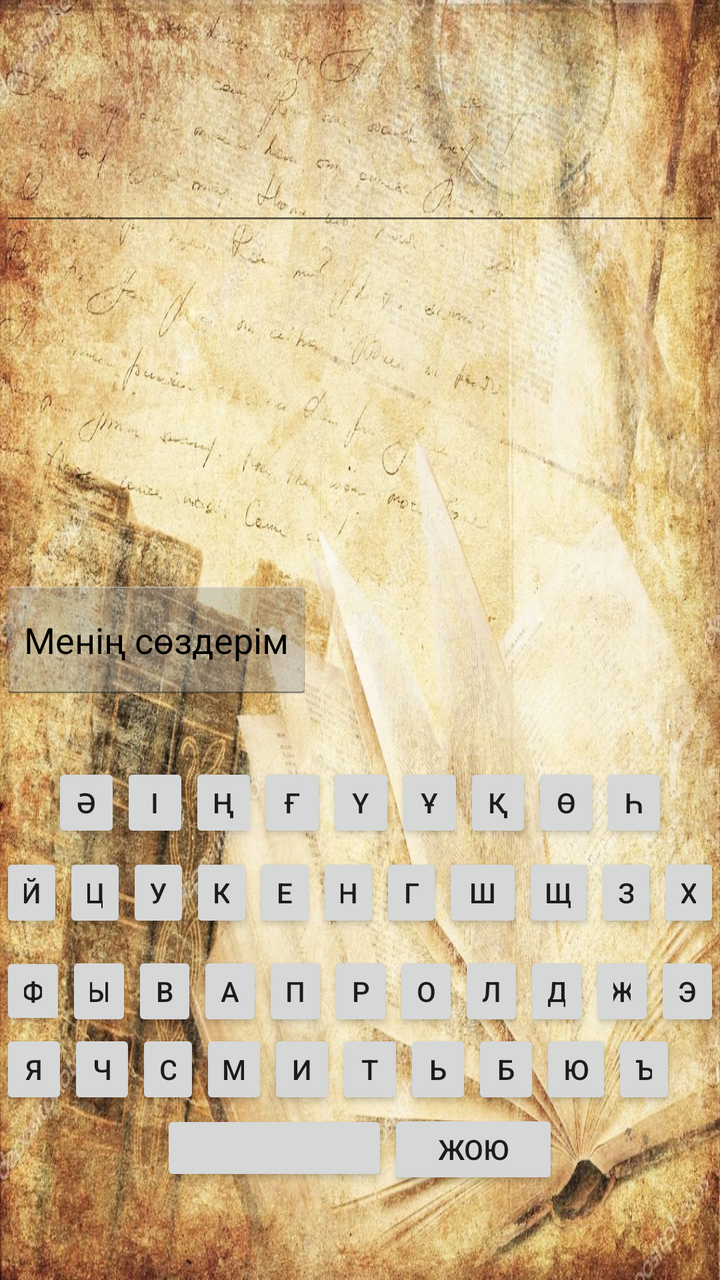
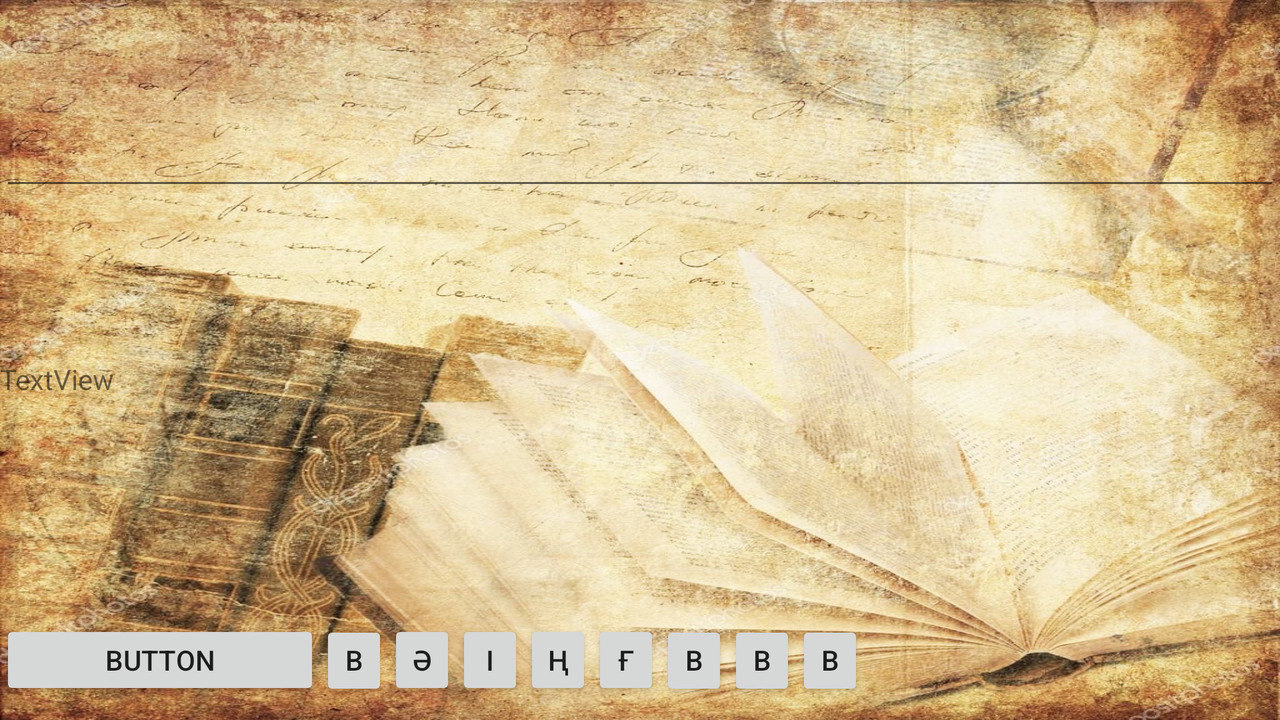

Compare how this app lays out the same screen by default and in its alternative resource folder. The renders come first, then the two layout files and the values they reference.
<!-- AndroidManifest.xml: application theme AppTheme -->
<!-- res/layout/content_main.xml -->
<?xml version="1.0" encoding="utf-8"?>

<FrameLayout xmlns:android="http://schemas.android.com/apk/res/android"
    xmlns:app="http://schemas.android.com/apk/res-auto"
    xmlns:tools="http://schemas.android.com/tools"
    android:id="@+id/linerLayot"
    android:layout_width="wrap_content"
    android:layout_height="wrap_content"
    android:background="@drawable/fon"
    android:orientation="vertical"
    android:visibility="visible"
    android:weightSum="1"
    app:layout_behavior="@string/appbar_scrolling_view_behavior"
    app:layout_collapseMode="parallax"
    app:layout_collapseParallaxMultiplier="1.0"
    app:layout_scrollFlags="scroll|enterAlways"
    tools:context=".MainActivity"
    tools:showIn="@layout/app_bar_main"
    >

    <LinearLayout
        android:layout_width="wrap_content"
        android:layout_height="wrap_content"
        android:background="@drawable/fon"
        android:orientation="vertical"
        android:visibility="visible"
        android:weightSum="1">

        <LinearLayout
            android:id="@+id/linerlayout1"
            android:layout_width="match_parent"
            android:layout_height="5dp"
            android:layout_gravity="center_vertical|center_horizontal|center"
            android:layout_weight="0.36"
            android:orientation="horizontal">

            <EditText
                android:id="@+id/editText8"
                style="@style/AppTheme.NoActionBar"
                android:layout_width="wrap_content"
                android:layout_height="match_parent"
                android:layout_gravity="center_horizontal"
                android:ems="10"
                android:foregroundGravity="center_horizontal"
                android:inputType="text"
                android:selectAllOnFocus="false"
                android:text=""
                android:textSize="34dp"
                android:textStyle="bold"

                />

        </LinearLayout>

        <LinearLayout
            android:id="@+id/linerLayout2"
            android:layout_width="match_parent"
            android:layout_height="59dp"
            android:orientation="horizontal"
            android:layout_weight="0.36">

            <TextView
                android:id="@+id/textView8"
                android:layout_width="wrap_content"
                android:layout_height="110dp"
                android:layout_weight="1"
                android:text=""
                android:textSize="32sp"
                android:textStyle="bold" />

        </LinearLayout>

        <LinearLayout
            android:id="@+id/linerLayout3"
            android:layout_width="match_parent"
            android:layout_height="61dp"
            android:orientation="horizontal"
            android:layout_weight="0.10">

            <Button
                android:id="@+id/buttonAddToDict"
                style="@android:style/Widget.Holo.Light.Button"
                android:layout_width="wrap_content"
                android:layout_height="61dp"
                android:onClick="addToDictButtonOnClickListener"
                android:text="Менің сөздерім"
                tools:clickable="true" />
        </LinearLayout>

        <LinearLayout
            android:id="@+id/linerLayout4"
            android:layout_width="308dp"
            android:layout_height="45dp"
            android:layout_gravity="center_horizontal"
            android:orientation="horizontal">

            <Button
                android:id="@+id/button19"
                android:layout_width="75dp"
                android:layout_height="40dp"
                android:layout_weight="1"
                android:text="Ә" />

            <Button
                android:id="@+id/button18"
                android:layout_width="75dp"
                android:layout_height="40dp"
                android:layout_weight="1"
                android:text="І" />

            <Button
                android:id="@+id/button78"
                android:layout_width="75dp"
                android:layout_height="40dp"
                android:layout_weight="1"
                android:text="Ң" />

            <Button
                android:id="@+id/button17"
                android:layout_width="75dp"
                android:layout_height="40dp"
                android:layout_weight="1"
                android:text="Ғ" />

            <Button
                android:id="@+id/button16"
                android:layout_width="75dp"
                android:layout_height="40dp"
                android:layout_weight="1"
                android:text="Ү" />

            <Button
                android:id="@+id/button14"
                android:layout_width="75dp"
                android:layout_height="40dp"
                android:layout_weight="1"
                android:text="Ұ" />

            <Button
                android:id="@+id/button13"
                android:layout_width="75dp"
                android:layout_height="40dp"
                android:layout_weight="1"
                android:text="Қ" />

            <Button
                android:id="@+id/button12"
                android:layout_width="75dp"
                android:layout_height="40dp"
                android:layout_weight="1"
                android:text="Ө" />

            <Button
                android:id="@+id/button11"
                android:layout_width="75dp"
                android:layout_height="40dp"
                android:layout_weight="1"
                android:text="Һ" />
        </LinearLayout>

        <LinearLayout
            android:id="@+id/linerLayout5"
            android:layout_width="wrap_content"
            android:layout_height="match_parent"
            android:layout_weight="0.03"
            android:orientation="horizontal">


            <Button
                android:id="@+id/button38"
                android:layout_width="90dp"
                android:layout_height="40dp"
                android:layout_weight="1"
                android:text="Й" />

            <Button
                android:id="@+id/button37"
                android:layout_width="90dp"
                android:layout_height="40dp"
                android:layout_weight="1"
                android:text="Ц" />

            <Button
                android:id="@+id/button35"
                android:layout_width="90dp"
                android:layout_height="40dp"
                android:layout_weight="1"
                android:text="У" />

            <Button
                android:id="@+id/button34"
                android:layout_width="90dp"
                android:layout_height="40dp"
                android:layout_weight="1"
                android:text="К" />

            <Button
                android:id="@+id/button33"
                android:layout_width="90dp"
                android:layout_height="40dp"
                android:layout_weight="1"
                android:text="Е" />

            <Button
                android:id="@+id/button25"
                android:layout_width="90dp"
                android:layout_height="40dp"
                android:layout_weight="1"
                android:text="Н" />

            <Button
                android:id="@+id/button24"
                android:layout_width="90dp"
                android:layout_height="40dp"
                android:layout_weight="1"
                android:text="Г" />

            <Button
                android:id="@+id/button23"
                android:layout_width="40dp"
                android:layout_height="40dp"
                android:text="Ш" />

            <Button
                android:id="@+id/button22"
                android:layout_width="36dp"
                android:layout_height="40dp"
                android:text="Щ" />

            <Button
                android:id="@+id/button21"
                android:layout_width="90dp"
                android:layout_height="40dp"
                android:layout_weight="1"
                android:text="З" />

            <Button
                android:id="@+id/button20"
                android:layout_width="90dp"
                android:layout_height="40dp"
                android:layout_weight="1"
                android:text="Х" />
        </LinearLayout>

        <LinearLayout
            android:id="@+id/linerLayout6"
            android:layout_width="match_parent"
            android:layout_height="39dp"
            android:orientation="horizontal">

            <Button
                android:id="@+id/button51"
                android:layout_width="90dp"
                android:layout_height="wrap_content"
                android:layout_weight="1"
                android:text="Ф" />

            <Button
                android:id="@+id/button50"
                android:layout_width="90dp"
                android:layout_height="40dp"
                android:layout_weight="1"
                android:text="Ы" />

            <Button
                android:id="@+id/button49"
                android:layout_width="90dp"
                android:layout_height="40dp"
                android:layout_weight="1"
                android:text="В" />

            <Button
                android:id="@+id/button48"
                android:layout_width="90dp"
                android:layout_height="40dp"
                android:layout_weight="1"
                android:text="А" />

            <Button
                android:id="@+id/button47"
                android:layout_width="90dp"
                android:layout_height="40dp"
                android:layout_weight="1"
                android:text="П" />

            <Button
                android:id="@+id/button46"
                android:layout_width="90dp"
                android:layout_height="40dp"
                android:layout_weight="1"
                android:text="Р" />

            <Button
                android:id="@+id/button45"
                android:layout_width="90dp"
                android:layout_height="40dp"
                android:layout_weight="1"
                android:text="О" />

            <Button
                android:id="@+id/button44"
                android:layout_width="90dp"
                android:layout_height="40dp"
                android:layout_weight="1"
                android:text="Л" />

            <Button
                android:id="@+id/button43"
                android:layout_width="90dp"
                android:layout_height="40dp"
                android:layout_weight="1"
                android:text="Д" />

            <Button
                android:id="@+id/button42"
                android:layout_width="90dp"
                android:layout_height="40dp"
                android:layout_weight="1"
                android:text="Ж" />

            <Button
                android:id="@+id/button41"
                android:layout_width="90dp"
                android:layout_height="40dp"
                android:layout_weight="1"
                android:text="Э" />
        </LinearLayout>

        <LinearLayout
            android:id="@+id/linerLayout7"
            android:layout_width="match_parent"
            android:layout_height="40dp"
            android:layout_gravity="center_horizontal"
            android:orientation="horizontal"
            android:weightSum="1">

            <Button
                android:id="@+id/button74"
                android:layout_width="34dp"
                android:layout_height="40dp"
                android:text="Я" />

            <Button
                android:id="@+id/button73"
                android:layout_width="34dp"
                android:layout_height="40dp"
                android:text="Ч" />

            <Button
                android:id="@+id/button72"
                android:layout_width="32dp"
                android:layout_height="40dp"
                android:text="С" />

            <Button
                android:id="@+id/button71"
                android:layout_width="34dp"
                android:layout_height="40dp"
                android:text="М" />

            <Button
                android:id="@+id/button70"
                android:layout_width="34dp"
                android:layout_height="40dp"
                android:text="И" />

            <Button
                android:id="@+id/button69"
                android:layout_width="34dp"
                android:layout_height="40dp"
                android:text="Т" />

            <Button
                android:id="@+id/button68"
                android:layout_width="34dp"
                android:layout_height="40dp"
                android:text="Ь" />

            <Button
                android:id="@+id/button67"
                android:layout_width="34dp"
                android:layout_height="40dp"
                android:text="Б" />

            <Button
                android:id="@+id/button66"
                android:layout_width="36dp"
                android:layout_height="40dp"
                android:text="Ю" />

            <Button
                android:id="@+id/button2"
                android:layout_width="28dp"
                android:layout_height="40dp"
                android:layout_weight="0.16"
                android:text="Ъ" />
        </LinearLayout>

        <LinearLayout
            android:id="@+id/linerLayout8"
            android:layout_width="199dp"
            android:layout_height="38dp"
            android:layout_gravity="center_horizontal"
            android:orientation="horizontal">

            <Button
                android:id="@+id/button76"
                android:layout_width="wrap_content"
                android:layout_height="wrap_content"
                android:layout_weight="0.32"
                android:text=" " />

            <Button
                android:id="@+id/button75"
                android:layout_width="29dp"
                android:layout_height="40dp"
                android:layout_weight="0.69"
                android:onClick="backSpaceButtonOnClickListener"
                android:text="ЖОЮ"
                tools:clickable="true" />
        </LinearLayout>


    </LinearLayout>


</FrameLayout>
<!-- resources referenced by this layout -->
<resources>
  <!-- drawable fon: jpg bitmap (drawable, 381510 bytes) -->
  <style name="AppTheme.NoActionBar">
          <item name="windowActionBar">false</item>
          <item name="windowNoTitle">true</item>
          <item name="android:textColor">#000000</item>
      </style>
  <style name="AppTheme" parent="Theme.AppCompat.Light.DarkActionBar">
          
          <item name="colorPrimary">@color/colorPrimary</item>
          <item name="colorPrimaryDark">@color/colorPrimaryDark</item>
          <item name="colorAccent">@color/colorAccent</item>
      </style>
  <color name="colorPrimary">#388E3C</color>
  <color name="colorPrimaryDark">#388E3C</color>
  <color name="colorAccent">#388E3C</color>
</resources>
<!-- res/layout-land/content_main.xml (the repository's variant of the layout above) -->
<!-- drawn on the phone turned sideways -->
<?xml version="1.0" encoding="utf-8"?>
<LinearLayout xmlns:android="http://schemas.android.com/apk/res/android"
    xmlns:app="http://schemas.android.com/apk/res-auto"
    xmlns:tools="http://schemas.android.com/tools"
    android:id="@+id/linerLayot1"
    android:layout_width="match_parent"
    android:layout_height="wrap_content"
    android:background="@drawable/fon"
    android:orientation="horizontal"
    android:visibility="visible"
    app:layout_behavior="@string/appbar_scrolling_view_behavior"
    app:layout_scrollFlags="enterAlways"
    tools:context=".MainActivity"
    tools:showIn="@layout/app_bar_main">

    <TableLayout
        android:layout_width="match_parent"
        android:layout_height="wrap_content"
        android:orientation="horizontal"
        android:visibility="visible">

        <TableRow
            android:id="@+id/tablelayot1"
            android:layout_width="match_parent"
            android:layout_height="match_parent">

            <EditText
                android:id="@+id/editText"
                android:layout_width="@dimen/nav_header_height"
                android:layout_height="100dp"
                android:layout_weight="1"
                android:ems="10"
                android:inputType="textPersonName"
                android:visibility="visible" />
        </TableRow>

        <TableRow
            android:id="@+id/tablelayot"
            android:layout_width="match_parent"
            android:layout_height="match_parent"
            android:duplicateParentState="false"
            android:orientation="horizontal"
            android:visibility="visible">

            <TextView
                android:id="@+id/textView3"
                android:layout_width="160dp"
                android:layout_height="80dp"
                android:text="                                                                                 "
                android:textAppearance="@style/TextAppearance.AppCompat.Body1" />
        </TableRow>

        <TableRow
            android:id="@+id/tablelayot3"
            android:layout_width="match_parent"
            android:layout_height="140dp">

            <TextView
                android:id="@+id/textView4"
                android:layout_width="wrap_content"
                android:layout_height="130dp"
                android:text="TextView" />
        </TableRow>

        <TableRow
            android:id="@+id/tablelayot4"
            android:layout_width="match_parent"
            android:layout_height="match_parent">

            <LinearLayout
                android:layout_width="match_parent"
                android:layout_height="match_parent"
                android:orientation="horizontal">

                <Button
                    android:id="@+id/button40"
                    android:layout_width="34dp"
                    android:layout_height="40dp"
                    android:layout_weight="1"
                    android:text="Button" />
            </LinearLayout>

            <Button
                android:id="@+id/button39"
                android:layout_width="34dp"
                android:layout_height="40dp"
                android:text="Button" />

            <Button
                android:id="@+id/button26"
                style="@style/Widget.AppCompat.Button"
                android:layout_width="34dp"
                android:layout_height="40dp"
                android:text="ә" />

            <Button
                android:id="@+id/button27"
                android:layout_width="34dp"
                android:layout_height="40dp"
                android:text="і" />

            <Button
                android:id="@+id/button28"
                android:layout_width="34dp"
                android:layout_height="40dp"
                android:text="ң" />

            <Button
                android:id="@+id/button29"
                android:layout_width="34dp"
                android:layout_height="40dp"
                android:text="ғ" />

            <Button
                android:id="@+id/button30"
                android:layout_width="34dp"
                android:layout_height="40dp"
                android:text="Button" />

            <Button
                android:id="@+id/button31"
                android:layout_width="34dp"
                android:layout_height="40dp"
                android:text="Button" />

            <Button
                android:id="@+id/button32"
                android:layout_width="34dp"
                android:layout_height="40dp"
                android:text="Button" />

        </TableRow>

    </TableLayout>

</LinearLayout>
<!-- resources referenced by the variant -->
<!-- as the phone turned sideways resolves them -->
<resources>
  <!-- drawable fon: jpg bitmap (drawable, 381510 bytes) -->
  <style name="AppTheme" parent="Theme.AppCompat.Light.DarkActionBar">
          
          <item name="colorPrimary">@color/colorPrimary</item>
          <item name="colorPrimaryDark">@color/colorPrimaryDark</item>
          <item name="colorAccent">@color/colorAccent</item>
      </style>
  <color name="colorPrimary">#388E3C</color>
  <color name="colorPrimaryDark">#388E3C</color>
  <color name="colorAccent">#388E3C</color>
</resources>
